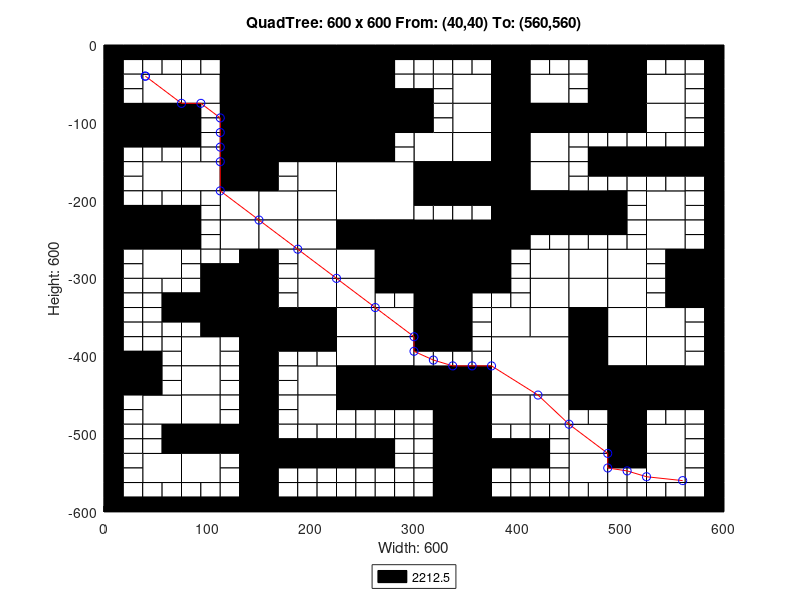

Reproduce this figure in MATLAB.
axis([0 600 -600 0]);
title('QuadTree: 600 x 600 From: (40,40) To: (560,560)');
xlabel('Width: 600');
ylabel('Height: 600');
rectangle('Position',[150 -75 75 75], 'FaceColor',[0 0 0]);
rectangle('Position',[150 -150 75 75], 'FaceColor',[0 0 0]);
rectangle('Position',[225 -225 75 75], 'FaceColor',[1 1 1]);
rectangle('Position',[300 -300 75 75], 'FaceColor',[0 0 0]);
rectangle('Position',[375 -450 75 75], 'FaceColor',[1 1 1]);
rectangle('Position',[37.5 -75 37.5 37.5], 'FaceColor',[1 1 1]);
rectangle('Position',[112.5 -37.5 37.5 37.5], 'FaceColor',[0 0 0]);
rectangle('Position',[75 -75 37.5 37.5], 'FaceColor',[1 1 1]);
rectangle('Position',[112.5 -75 37.5 37.5], 'FaceColor',[0 0 0]);
rectangle('Position',[0 -112.5 37.5 37.5], 'FaceColor',[0 0 0]);
rectangle('Position',[37.5 -112.5 37.5 37.5], 'FaceColor',[0 0 0]);
rectangle('Position',[112.5 -112.5 37.5 37.5], 'FaceColor',[0 0 0]);
rectangle('Position',[112.5 -150 37.5 37.5], 'FaceColor',[0 0 0]);
rectangle('Position',[225 -37.5 37.5 37.5], 'FaceColor',[0 0 0]);
rectangle('Position',[225 -75 37.5 37.5], 'FaceColor',[0 0 0]);
rectangle('Position',[225 -112.5 37.5 37.5], 'FaceColor',[0 0 0]);
rectangle('Position',[262.5 -112.5 37.5 37.5], 'FaceColor',[0 0 0]);
rectangle('Position',[225 -150 37.5 37.5], 'FaceColor',[0 0 0]);
rectangle('Position',[37.5 -187.5 37.5 37.5], 'FaceColor',[1 1 1]);
rectangle('Position',[75 -187.5 37.5 37.5], 'FaceColor',[1 1 1]);
rectangle('Position',[112.5 -187.5 37.5 37.5], 'FaceColor',[0 0 0]);
rectangle('Position',[112.5 -225 37.5 37.5], 'FaceColor',[1 1 1]);
rectangle('Position',[0 -262.5 37.5 37.5], 'FaceColor',[0 0 0]);
rectangle('Position',[37.5 -262.5 37.5 37.5], 'FaceColor',[0 0 0]);
rectangle('Position',[37.5 -300 37.5 37.5], 'FaceColor',[1 1 1]);
rectangle('Position',[112.5 -262.5 37.5 37.5], 'FaceColor',[1 1 1]);
rectangle('Position',[187.5 -187.5 37.5 37.5], 'FaceColor',[1 1 1]);
rectangle('Position',[150 -225 37.5 37.5], 'FaceColor',[1 1 1]);
rectangle('Position',[187.5 -225 37.5 37.5], 'FaceColor',[1 1 1]);
rectangle('Position',[150 -262.5 37.5 37.5], 'FaceColor',[1 1 1]);
rectangle('Position',[187.5 -262.5 37.5 37.5], 'FaceColor',[1 1 1]);
rectangle('Position',[187.5 -300 37.5 37.5], 'FaceColor',[1 1 1]);
rectangle('Position',[225 -262.5 37.5 37.5], 'FaceColor',[0 0 0]);
rectangle('Position',[262.5 -262.5 37.5 37.5], 'FaceColor',[0 0 0]);
rectangle('Position',[225 -300 37.5 37.5], 'FaceColor',[1 1 1]);
rectangle('Position',[262.5 -300 37.5 37.5], 'FaceColor',[0 0 0]);
rectangle('Position',[337.5 -75 37.5 37.5], 'FaceColor',[1 1 1]);
rectangle('Position',[375 -37.5 37.5 37.5], 'FaceColor',[0 0 0]);
rectangle('Position',[375 -75 37.5 37.5], 'FaceColor',[0 0 0]);
rectangle('Position',[412.5 -75 37.5 37.5], 'FaceColor',[1 1 1]);
rectangle('Position',[337.5 -112.5 37.5 37.5], 'FaceColor',[1 1 1]);
rectangle('Position',[300 -150 37.5 37.5], 'FaceColor',[1 1 1]);
rectangle('Position',[337.5 -150 37.5 37.5], 'FaceColor',[1 1 1]);
rectangle('Position',[375 -112.5 37.5 37.5], 'FaceColor',[0 0 0]);
rectangle('Position',[412.5 -112.5 37.5 37.5], 'FaceColor',[0 0 0]);
rectangle('Position',[375 -150 37.5 37.5], 'FaceColor',[0 0 0]);
rectangle('Position',[412.5 -150 37.5 37.5], 'FaceColor',[1 1 1]);
rectangle('Position',[487.5 -37.5 37.5 37.5], 'FaceColor',[0 0 0]);
rectangle('Position',[487.5 -75 37.5 37.5], 'FaceColor',[0 0 0]);
rectangle('Position',[525 -75 37.5 37.5], 'FaceColor',[1 1 1]);
rectangle('Position',[450 -112.5 37.5 37.5], 'FaceColor',[0 0 0]);
rectangle('Position',[487.5 -112.5 37.5 37.5], 'FaceColor',[0 0 0]);
rectangle('Position',[525 -112.5 37.5 37.5], 'FaceColor',[1 1 1]);
rectangle('Position',[300 -187.5 37.5 37.5], 'FaceColor',[0 0 0]);
rectangle('Position',[337.5 -187.5 37.5 37.5], 'FaceColor',[0 0 0]);
rectangle('Position',[375 -187.5 37.5 37.5], 'FaceColor',[0 0 0]);
rectangle('Position',[412.5 -187.5 37.5 37.5], 'FaceColor',[1 1 1]);
rectangle('Position',[375 -225 37.5 37.5], 'FaceColor',[0 0 0]);
rectangle('Position',[412.5 -225 37.5 37.5], 'FaceColor',[0 0 0]);
rectangle('Position',[375 -262.5 37.5 37.5], 'FaceColor',[0 0 0]);
rectangle('Position',[412.5 -300 37.5 37.5], 'FaceColor',[1 1 1]);
rectangle('Position',[450 -225 37.5 37.5], 'FaceColor',[0 0 0]);
rectangle('Position',[525 -225 37.5 37.5], 'FaceColor',[1 1 1]);
rectangle('Position',[450 -300 37.5 37.5], 'FaceColor',[1 1 1]);
rectangle('Position',[487.5 -300 37.5 37.5], 'FaceColor',[1 1 1]);
rectangle('Position',[525 -262.5 37.5 37.5], 'FaceColor',[1 1 1]);
rectangle('Position',[562.5 -300 37.5 37.5], 'FaceColor',[0 0 0]);
rectangle('Position',[112.5 -337.5 37.5 37.5], 'FaceColor',[0 0 0]);
rectangle('Position',[112.5 -375 37.5 37.5], 'FaceColor',[0 0 0]);
rectangle('Position',[0 -450 37.5 37.5], 'FaceColor',[0 0 0]);
rectangle('Position',[75 -412.5 37.5 37.5], 'FaceColor',[1 1 1]);
rectangle('Position',[75 -450 37.5 37.5], 'FaceColor',[1 1 1]);
rectangle('Position',[187.5 -337.5 37.5 37.5], 'FaceColor',[1 1 1]);
rectangle('Position',[150 -375 37.5 37.5], 'FaceColor',[0 0 0]);
rectangle('Position',[187.5 -375 37.5 37.5], 'FaceColor',[0 0 0]);
rectangle('Position',[225 -337.5 37.5 37.5], 'FaceColor',[1 1 1]);
rectangle('Position',[225 -375 37.5 37.5], 'FaceColor',[1 1 1]);
rectangle('Position',[262.5 -375 37.5 37.5], 'FaceColor',[1 1 1]);
rectangle('Position',[187.5 -450 37.5 37.5], 'FaceColor',[1 1 1]);
rectangle('Position',[225 -412.5 37.5 37.5], 'FaceColor',[1 1 1]);
rectangle('Position',[262.5 -412.5 37.5 37.5], 'FaceColor',[1 1 1]);
rectangle('Position',[225 -450 37.5 37.5], 'FaceColor',[0 0 0]);
rectangle('Position',[262.5 -450 37.5 37.5], 'FaceColor',[0 0 0]);
rectangle('Position',[37.5 -487.5 37.5 37.5], 'FaceColor',[1 1 1]);
rectangle('Position',[75 -487.5 37.5 37.5], 'FaceColor',[1 1 1]);
rectangle('Position',[75 -525 37.5 37.5], 'FaceColor',[0 0 0]);
rectangle('Position',[112.5 -525 37.5 37.5], 'FaceColor',[0 0 0]);
rectangle('Position',[37.5 -562.5 37.5 37.5], 'FaceColor',[1 1 1]);
rectangle('Position',[75 -562.5 37.5 37.5], 'FaceColor',[1 1 1]);
rectangle('Position',[187.5 -487.5 37.5 37.5], 'FaceColor',[1 1 1]);
rectangle('Position',[300 -337.5 37.5 37.5], 'FaceColor',[0 0 0]);
rectangle('Position',[300 -375 37.5 37.5], 'FaceColor',[0 0 0]);
rectangle('Position',[412.5 -337.5 37.5 37.5], 'FaceColor',[1 1 1]);
rectangle('Position',[375 -375 37.5 37.5], 'FaceColor',[1 1 1]);
rectangle('Position',[412.5 -375 37.5 37.5], 'FaceColor',[1 1 1]);
rectangle('Position',[300 -450 37.5 37.5], 'FaceColor',[0 0 0]);
rectangle('Position',[337.5 -450 37.5 37.5], 'FaceColor',[0 0 0]);
rectangle('Position',[450 -337.5 37.5 37.5], 'FaceColor',[1 1 1]);
rectangle('Position',[487.5 -337.5 37.5 37.5], 'FaceColor',[1 1 1]);
rectangle('Position',[450 -375 37.5 37.5], 'FaceColor',[0 0 0]);
rectangle('Position',[487.5 -375 37.5 37.5], 'FaceColor',[1 1 1]);
rectangle('Position',[562.5 -337.5 37.5 37.5], 'FaceColor',[0 0 0]);
rectangle('Position',[525 -375 37.5 37.5], 'FaceColor',[1 1 1]);
rectangle('Position',[450 -412.5 37.5 37.5], 'FaceColor',[0 0 0]);
rectangle('Position',[487.5 -412.5 37.5 37.5], 'FaceColor',[1 1 1]);
rectangle('Position',[450 -450 37.5 37.5], 'FaceColor',[0 0 0]);
rectangle('Position',[487.5 -450 37.5 37.5], 'FaceColor',[0 0 0]);
rectangle('Position',[525 -412.5 37.5 37.5], 'FaceColor',[1 1 1]);
rectangle('Position',[525 -450 37.5 37.5], 'FaceColor',[0 0 0]);
rectangle('Position',[562.5 -450 37.5 37.5], 'FaceColor',[0 0 0]);
rectangle('Position',[337.5 -487.5 37.5 37.5], 'FaceColor',[0 0 0]);
rectangle('Position',[337.5 -525 37.5 37.5], 'FaceColor',[0 0 0]);
rectangle('Position',[375 -487.5 37.5 37.5], 'FaceColor',[1 1 1]);
rectangle('Position',[412.5 -487.5 37.5 37.5], 'FaceColor',[1 1 1]);
rectangle('Position',[337.5 -562.5 37.5 37.5], 'FaceColor',[0 0 0]);
rectangle('Position',[337.5 -600 37.5 37.5], 'FaceColor',[0 0 0]);
rectangle('Position',[487.5 -487.5 37.5 37.5], 'FaceColor',[0 0 0]);
rectangle('Position',[450 -525 37.5 37.5], 'FaceColor',[1 1 1]);
rectangle('Position',[487.5 -525 37.5 37.5], 'FaceColor',[0 0 0]);
rectangle('Position',[525 -525 37.5 37.5], 'FaceColor',[1 1 1]);
rectangle('Position',[450 -562.5 37.5 37.5], 'FaceColor',[1 1 1]);
rectangle('Position',[525 -562.5 37.5 37.5], 'FaceColor',[1 1 1]);
rectangle('Position',[0 -18.75 18.75 18.75], 'FaceColor',[0 0 0]);
rectangle('Position',[18.75 -18.75 18.75 18.75], 'FaceColor',[0 0 0]);
rectangle('Position',[0 -37.5 18.75 18.75], 'FaceColor',[0 0 0]);
rectangle('Position',[18.75 -37.5 18.75 18.75], 'FaceColor',[1 1 1]);
rectangle('Position',[37.5 -18.75 18.75 18.75], 'FaceColor',[0 0 0]);
rectangle('Position',[56.25 -18.75 18.75 18.75], 'FaceColor',[0 0 0]);
rectangle('Position',[37.5 -37.5 18.75 18.75], 'FaceColor',[1 1 1]);
rectangle('Position',[56.25 -37.5 18.75 18.75], 'FaceColor',[1 1 1]);
rectangle('Position',[0 -56.25 18.75 18.75], 'FaceColor',[0 0 0]);
rectangle('Position',[18.75 -56.25 18.75 18.75], 'FaceColor',[1 1 1]);
rectangle('Position',[0 -75 18.75 18.75], 'FaceColor',[0 0 0]);
rectangle('Position',[18.75 -75 18.75 18.75], 'FaceColor',[1 1 1]);
rectangle('Position',[75 -18.75 18.75 18.75], 'FaceColor',[0 0 0]);
rectangle('Position',[93.75 -18.75 18.75 18.75], 'FaceColor',[0 0 0]);
rectangle('Position',[75 -37.5 18.75 18.75], 'FaceColor',[1 1 1]);
rectangle('Position',[93.75 -37.5 18.75 18.75], 'FaceColor',[1 1 1]);
rectangle('Position',[0 -131.25 18.75 18.75], 'FaceColor',[0 0 0]);
rectangle('Position',[18.75 -131.25 18.75 18.75], 'FaceColor',[0 0 0]);
rectangle('Position',[0 -150 18.75 18.75], 'FaceColor',[0 0 0]);
rectangle('Position',[18.75 -150 18.75 18.75], 'FaceColor',[1 1 1]);
rectangle('Position',[37.5 -131.25 18.75 18.75], 'FaceColor',[0 0 0]);
rectangle('Position',[56.25 -131.25 18.75 18.75], 'FaceColor',[0 0 0]);
rectangle('Position',[37.5 -150 18.75 18.75], 'FaceColor',[1 1 1]);
rectangle('Position',[56.25 -150 18.75 18.75], 'FaceColor',[1 1 1]);
rectangle('Position',[75 -93.75 18.75 18.75], 'FaceColor',[0 0 0]);
rectangle('Position',[93.75 -93.75 18.75 18.75], 'FaceColor',[1 1 1]);
rectangle('Position',[75 -112.5 18.75 18.75], 'FaceColor',[0 0 0]);
rectangle('Position',[93.75 -112.5 18.75 18.75], 'FaceColor',[1 1 1]);
rectangle('Position',[75 -131.25 18.75 18.75], 'FaceColor',[0 0 0]);
rectangle('Position',[93.75 -131.25 18.75 18.75], 'FaceColor',[1 1 1]);
rectangle('Position',[75 -150 18.75 18.75], 'FaceColor',[1 1 1]);
rectangle('Position',[93.75 -150 18.75 18.75], 'FaceColor',[1 1 1]);
rectangle('Position',[262.5 -18.75 18.75 18.75], 'FaceColor',[0 0 0]);
rectangle('Position',[281.25 -18.75 18.75 18.75], 'FaceColor',[0 0 0]);
rectangle('Position',[262.5 -37.5 18.75 18.75], 'FaceColor',[0 0 0]);
rectangle('Position',[281.25 -37.5 18.75 18.75], 'FaceColor',[1 1 1]);
rectangle('Position',[262.5 -56.25 18.75 18.75], 'FaceColor',[0 0 0]);
rectangle('Position',[281.25 -56.25 18.75 18.75], 'FaceColor',[1 1 1]);
rectangle('Position',[262.5 -75 18.75 18.75], 'FaceColor',[0 0 0]);
rectangle('Position',[281.25 -75 18.75 18.75], 'FaceColor',[0 0 0]);
rectangle('Position',[262.5 -131.25 18.75 18.75], 'FaceColor',[0 0 0]);
rectangle('Position',[281.25 -131.25 18.75 18.75], 'FaceColor',[1 1 1]);
rectangle('Position',[262.5 -150 18.75 18.75], 'FaceColor',[0 0 0]);
rectangle('Position',[281.25 -150 18.75 18.75], 'FaceColor',[1 1 1]);
rectangle('Position',[0 -168.75 18.75 18.75], 'FaceColor',[0 0 0]);
rectangle('Position',[18.75 -168.75 18.75 18.75], 'FaceColor',[1 1 1]);
rectangle('Position',[0 -187.5 18.75 18.75], 'FaceColor',[0 0 0]);
rectangle('Position',[18.75 -187.5 18.75 18.75], 'FaceColor',[1 1 1]);
rectangle('Position',[0 -206.25 18.75 18.75], 'FaceColor',[0 0 0]);
rectangle('Position',[18.75 -206.25 18.75 18.75], 'FaceColor',[1 1 1]);
rectangle('Position',[0 -225 18.75 18.75], 'FaceColor',[0 0 0]);
rectangle('Position',[18.75 -225 18.75 18.75], 'FaceColor',[0 0 0]);
rectangle('Position',[37.5 -206.25 18.75 18.75], 'FaceColor',[1 1 1]);
rectangle('Position',[56.25 -206.25 18.75 18.75], 'FaceColor',[1 1 1]);
rectangle('Position',[37.5 -225 18.75 18.75], 'FaceColor',[0 0 0]);
rectangle('Position',[56.25 -225 18.75 18.75], 'FaceColor',[0 0 0]);
rectangle('Position',[75 -206.25 18.75 18.75], 'FaceColor',[1 1 1]);
rectangle('Position',[93.75 -206.25 18.75 18.75], 'FaceColor',[1 1 1]);
rectangle('Position',[75 -225 18.75 18.75], 'FaceColor',[0 0 0]);
rectangle('Position',[93.75 -225 18.75 18.75], 'FaceColor',[1 1 1]);
rectangle('Position',[0 -281.25 18.75 18.75], 'FaceColor',[0 0 0]);
rectangle('Position',[18.75 -281.25 18.75 18.75], 'FaceColor',[1 1 1]);
rectangle('Position',[0 -300 18.75 18.75], 'FaceColor',[0 0 0]);
rectangle('Position',[18.75 -300 18.75 18.75], 'FaceColor',[1 1 1]);
rectangle('Position',[75 -243.75 18.75 18.75], 'FaceColor',[0 0 0]);
rectangle('Position',[93.75 -243.75 18.75 18.75], 'FaceColor',[1 1 1]);
rectangle('Position',[75 -262.5 18.75 18.75], 'FaceColor',[0 0 0]);
rectangle('Position',[93.75 -262.5 18.75 18.75], 'FaceColor',[1 1 1]);
rectangle('Position',[75 -281.25 18.75 18.75], 'FaceColor',[1 1 1]);
rectangle('Position',[93.75 -281.25 18.75 18.75], 'FaceColor',[1 1 1]);
rectangle('Position',[75 -300 18.75 18.75], 'FaceColor',[1 1 1]);
rectangle('Position',[93.75 -300 18.75 18.75], 'FaceColor',[0 0 0]);
rectangle('Position',[112.5 -281.25 18.75 18.75], 'FaceColor',[1 1 1]);
rectangle('Position',[131.25 -281.25 18.75 18.75], 'FaceColor',[0 0 0]);
rectangle('Position',[112.5 -300 18.75 18.75], 'FaceColor',[0 0 0]);
rectangle('Position',[131.25 -300 18.75 18.75], 'FaceColor',[0 0 0]);
rectangle('Position',[150 -168.75 18.75 18.75], 'FaceColor',[0 0 0]);
rectangle('Position',[168.75 -168.75 18.75 18.75], 'FaceColor',[1 1 1]);
rectangle('Position',[150 -187.5 18.75 18.75], 'FaceColor',[0 0 0]);
rectangle('Position',[168.75 -187.5 18.75 18.75], 'FaceColor',[1 1 1]);
rectangle('Position',[150 -281.25 18.75 18.75], 'FaceColor',[0 0 0]);
rectangle('Position',[168.75 -281.25 18.75 18.75], 'FaceColor',[1 1 1]);
rectangle('Position',[150 -300 18.75 18.75], 'FaceColor',[0 0 0]);
rectangle('Position',[168.75 -300 18.75 18.75], 'FaceColor',[1 1 1]);
rectangle('Position',[300 -18.75 18.75 18.75], 'FaceColor',[0 0 0]);
rectangle('Position',[318.75 -18.75 18.75 18.75], 'FaceColor',[0 0 0]);
rectangle('Position',[300 -37.5 18.75 18.75], 'FaceColor',[1 1 1]);
rectangle('Position',[318.75 -37.5 18.75 18.75], 'FaceColor',[1 1 1]);
rectangle('Position',[337.5 -18.75 18.75 18.75], 'FaceColor',[0 0 0]);
rectangle('Position',[356.25 -18.75 18.75 18.75], 'FaceColor',[0 0 0]);
rectangle('Position',[337.5 -37.5 18.75 18.75], 'FaceColor',[1 1 1]);
rectangle('Position',[356.25 -37.5 18.75 18.75], 'FaceColor',[1 1 1]);
rectangle('Position',[300 -56.25 18.75 18.75], 'FaceColor',[1 1 1]);
rectangle('Position',[318.75 -56.25 18.75 18.75], 'FaceColor',[1 1 1]);
rectangle('Position',[300 -75 18.75 18.75], 'FaceColor',[0 0 0]);
rectangle('Position',[318.75 -75 18.75 18.75], 'FaceColor',[1 1 1]);
rectangle('Position',[412.5 -18.75 18.75 18.75], 'FaceColor',[0 0 0]);
rectangle('Position',[431.25 -18.75 18.75 18.75], 'FaceColor',[0 0 0]);
rectangle('Position',[412.5 -37.5 18.75 18.75], 'FaceColor',[1 1 1]);
rectangle('Position',[431.25 -37.5 18.75 18.75], 'FaceColor',[1 1 1]);
rectangle('Position',[300 -93.75 18.75 18.75], 'FaceColor',[0 0 0]);
rectangle('Position',[318.75 -93.75 18.75 18.75], 'FaceColor',[1 1 1]);
rectangle('Position',[300 -112.5 18.75 18.75], 'FaceColor',[0 0 0]);
rectangle('Position',[318.75 -112.5 18.75 18.75], 'FaceColor',[1 1 1]);
rectangle('Position',[450 -18.75 18.75 18.75], 'FaceColor',[0 0 0]);
rectangle('Position',[468.75 -18.75 18.75 18.75], 'FaceColor',[0 0 0]);
rectangle('Position',[450 -37.5 18.75 18.75], 'FaceColor',[1 1 1]);
rectangle('Position',[468.75 -37.5 18.75 18.75], 'FaceColor',[0 0 0]);
rectangle('Position',[450 -56.25 18.75 18.75], 'FaceColor',[1 1 1]);
rectangle('Position',[468.75 -56.25 18.75 18.75], 'FaceColor',[0 0 0]);
rectangle('Position',[450 -75 18.75 18.75], 'FaceColor',[1 1 1]);
rectangle('Position',[468.75 -75 18.75 18.75], 'FaceColor',[0 0 0]);
rectangle('Position',[525 -18.75 18.75 18.75], 'FaceColor',[0 0 0]);
rectangle('Position',[543.75 -18.75 18.75 18.75], 'FaceColor',[0 0 0]);
rectangle('Position',[525 -37.5 18.75 18.75], 'FaceColor',[1 1 1]);
rectangle('Position',[543.75 -37.5 18.75 18.75], 'FaceColor',[1 1 1]);
rectangle('Position',[562.5 -18.75 18.75 18.75], 'FaceColor',[0 0 0]);
rectangle('Position',[581.25 -18.75 18.75 18.75], 'FaceColor',[0 0 0]);
rectangle('Position',[562.5 -37.5 18.75 18.75], 'FaceColor',[1 1 1]);
rectangle('Position',[581.25 -37.5 18.75 18.75], 'FaceColor',[0 0 0]);
rectangle('Position',[562.5 -56.25 18.75 18.75], 'FaceColor',[1 1 1]);
rectangle('Position',[581.25 -56.25 18.75 18.75], 'FaceColor',[0 0 0]);
rectangle('Position',[562.5 -75 18.75 18.75], 'FaceColor',[1 1 1]);
rectangle('Position',[581.25 -75 18.75 18.75], 'FaceColor',[0 0 0]);
rectangle('Position',[450 -131.25 18.75 18.75], 'FaceColor',[1 1 1]);
rectangle('Position',[468.75 -131.25 18.75 18.75], 'FaceColor',[1 1 1]);
rectangle('Position',[450 -150 18.75 18.75], 'FaceColor',[1 1 1]);
rectangle('Position',[468.75 -150 18.75 18.75], 'FaceColor',[0 0 0]);
rectangle('Position',[487.5 -131.25 18.75 18.75], 'FaceColor',[1 1 1]);
rectangle('Position',[506.25 -131.25 18.75 18.75], 'FaceColor',[1 1 1]);
rectangle('Position',[487.5 -150 18.75 18.75], 'FaceColor',[0 0 0]);
rectangle('Position',[506.25 -150 18.75 18.75], 'FaceColor',[0 0 0]);
rectangle('Position',[562.5 -93.75 18.75 18.75], 'FaceColor',[1 1 1]);
rectangle('Position',[581.25 -93.75 18.75 18.75], 'FaceColor',[0 0 0]);
rectangle('Position',[562.5 -112.5 18.75 18.75], 'FaceColor',[1 1 1]);
rectangle('Position',[581.25 -112.5 18.75 18.75], 'FaceColor',[0 0 0]);
rectangle('Position',[525 -131.25 18.75 18.75], 'FaceColor',[1 1 1]);
rectangle('Position',[543.75 -131.25 18.75 18.75], 'FaceColor',[1 1 1]);
rectangle('Position',[525 -150 18.75 18.75], 'FaceColor',[0 0 0]);
rectangle('Position',[543.75 -150 18.75 18.75], 'FaceColor',[0 0 0]);
rectangle('Position',[562.5 -131.25 18.75 18.75], 'FaceColor',[1 1 1]);
rectangle('Position',[581.25 -131.25 18.75 18.75], 'FaceColor',[0 0 0]);
rectangle('Position',[562.5 -150 18.75 18.75], 'FaceColor',[0 0 0]);
rectangle('Position',[581.25 -150 18.75 18.75], 'FaceColor',[0 0 0]);
rectangle('Position',[300 -206.25 18.75 18.75], 'FaceColor',[0 0 0]);
rectangle('Position',[318.75 -206.25 18.75 18.75], 'FaceColor',[0 0 0]);
rectangle('Position',[300 -225 18.75 18.75], 'FaceColor',[1 1 1]);
rectangle('Position',[318.75 -225 18.75 18.75], 'FaceColor',[1 1 1]);
rectangle('Position',[337.5 -206.25 18.75 18.75], 'FaceColor',[0 0 0]);
rectangle('Position',[356.25 -206.25 18.75 18.75], 'FaceColor',[0 0 0]);
rectangle('Position',[337.5 -225 18.75 18.75], 'FaceColor',[1 1 1]);
rectangle('Position',[356.25 -225 18.75 18.75], 'FaceColor',[1 1 1]);
rectangle('Position',[412.5 -243.75 18.75 18.75], 'FaceColor',[0 0 0]);
rectangle('Position',[431.25 -243.75 18.75 18.75], 'FaceColor',[0 0 0]);
rectangle('Position',[412.5 -262.5 18.75 18.75], 'FaceColor',[1 1 1]);
rectangle('Position',[431.25 -262.5 18.75 18.75], 'FaceColor',[1 1 1]);
rectangle('Position',[375 -281.25 18.75 18.75], 'FaceColor',[0 0 0]);
rectangle('Position',[393.75 -281.25 18.75 18.75], 'FaceColor',[1 1 1]);
rectangle('Position',[375 -300 18.75 18.75], 'FaceColor',[0 0 0]);
rectangle('Position',[393.75 -300 18.75 18.75], 'FaceColor',[1 1 1]);
rectangle('Position',[450 -168.75 18.75 18.75], 'FaceColor',[1 1 1]);
rectangle('Position',[468.75 -168.75 18.75 18.75], 'FaceColor',[0 0 0]);
rectangle('Position',[450 -187.5 18.75 18.75], 'FaceColor',[1 1 1]);
rectangle('Position',[468.75 -187.5 18.75 18.75], 'FaceColor',[1 1 1]);
rectangle('Position',[487.5 -168.75 18.75 18.75], 'FaceColor',[0 0 0]);
rectangle('Position',[506.25 -168.75 18.75 18.75], 'FaceColor',[0 0 0]);
rectangle('Position',[487.5 -187.5 18.75 18.75], 'FaceColor',[1 1 1]);
rectangle('Position',[506.25 -187.5 18.75 18.75], 'FaceColor',[1 1 1]);
rectangle('Position',[487.5 -206.25 18.75 18.75], 'FaceColor',[0 0 0]);
rectangle('Position',[506.25 -206.25 18.75 18.75], 'FaceColor',[1 1 1]);
rectangle('Position',[487.5 -225 18.75 18.75], 'FaceColor',[0 0 0]);
rectangle('Position',[506.25 -225 18.75 18.75], 'FaceColor',[1 1 1]);
rectangle('Position',[525 -168.75 18.75 18.75], 'FaceColor',[0 0 0]);
rectangle('Position',[543.75 -168.75 18.75 18.75], 'FaceColor',[0 0 0]);
rectangle('Position',[525 -187.5 18.75 18.75], 'FaceColor',[1 1 1]);
rectangle('Position',[543.75 -187.5 18.75 18.75], 'FaceColor',[1 1 1]);
rectangle('Position',[562.5 -168.75 18.75 18.75], 'FaceColor',[0 0 0]);
rectangle('Position',[581.25 -168.75 18.75 18.75], 'FaceColor',[0 0 0]);
rectangle('Position',[562.5 -187.5 18.75 18.75], 'FaceColor',[1 1 1]);
rectangle('Position',[581.25 -187.5 18.75 18.75], 'FaceColor',[0 0 0]);
rectangle('Position',[562.5 -206.25 18.75 18.75], 'FaceColor',[1 1 1]);
rectangle('Position',[581.25 -206.25 18.75 18.75], 'FaceColor',[0 0 0]);
rectangle('Position',[562.5 -225 18.75 18.75], 'FaceColor',[1 1 1]);
rectangle('Position',[581.25 -225 18.75 18.75], 'FaceColor',[0 0 0]);
rectangle('Position',[450 -243.75 18.75 18.75], 'FaceColor',[0 0 0]);
rectangle('Position',[468.75 -243.75 18.75 18.75], 'FaceColor',[0 0 0]);
rectangle('Position',[450 -262.5 18.75 18.75], 'FaceColor',[1 1 1]);
rectangle('Position',[468.75 -262.5 18.75 18.75], 'FaceColor',[1 1 1]);
rectangle('Position',[487.5 -243.75 18.75 18.75], 'FaceColor',[0 0 0]);
rectangle('Position',[506.25 -243.75 18.75 18.75], 'FaceColor',[1 1 1]);
rectangle('Position',[487.5 -262.5 18.75 18.75], 'FaceColor',[1 1 1]);
rectangle('Position',[506.25 -262.5 18.75 18.75], 'FaceColor',[1 1 1]);
rectangle('Position',[562.5 -243.75 18.75 18.75], 'FaceColor',[1 1 1]);
rectangle('Position',[581.25 -243.75 18.75 18.75], 'FaceColor',[0 0 0]);
rectangle('Position',[562.5 -262.5 18.75 18.75], 'FaceColor',[1 1 1]);
rectangle('Position',[581.25 -262.5 18.75 18.75], 'FaceColor',[0 0 0]);
rectangle('Position',[525 -281.25 18.75 18.75], 'FaceColor',[1 1 1]);
rectangle('Position',[543.75 -281.25 18.75 18.75], 'FaceColor',[0 0 0]);
rectangle('Position',[525 -300 18.75 18.75], 'FaceColor',[1 1 1]);
rectangle('Position',[543.75 -300 18.75 18.75], 'FaceColor',[0 0 0]);
rectangle('Position',[0 -318.75 18.75 18.75], 'FaceColor',[0 0 0]);
rectangle('Position',[18.75 -318.75 18.75 18.75], 'FaceColor',[1 1 1]);
rectangle('Position',[0 -337.5 18.75 18.75], 'FaceColor',[0 0 0]);
rectangle('Position',[18.75 -337.5 18.75 18.75], 'FaceColor',[1 1 1]);
rectangle('Position',[37.5 -318.75 18.75 18.75], 'FaceColor',[1 1 1]);
rectangle('Position',[56.25 -318.75 18.75 18.75], 'FaceColor',[1 1 1]);
rectangle('Position',[37.5 -337.5 18.75 18.75], 'FaceColor',[1 1 1]);
rectangle('Position',[56.25 -337.5 18.75 18.75], 'FaceColor',[0 0 0]);
rectangle('Position',[0 -356.25 18.75 18.75], 'FaceColor',[0 0 0]);
rectangle('Position',[18.75 -356.25 18.75 18.75], 'FaceColor',[1 1 1]);
rectangle('Position',[0 -375 18.75 18.75], 'FaceColor',[0 0 0]);
rectangle('Position',[18.75 -375 18.75 18.75], 'FaceColor',[1 1 1]);
rectangle('Position',[37.5 -356.25 18.75 18.75], 'FaceColor',[1 1 1]);
rectangle('Position',[56.25 -356.25 18.75 18.75], 'FaceColor',[0 0 0]);
rectangle('Position',[37.5 -375 18.75 18.75], 'FaceColor',[1 1 1]);
rectangle('Position',[56.25 -375 18.75 18.75], 'FaceColor',[1 1 1]);
rectangle('Position',[75 -318.75 18.75 18.75], 'FaceColor',[1 1 1]);
rectangle('Position',[93.75 -318.75 18.75 18.75], 'FaceColor',[0 0 0]);
rectangle('Position',[75 -337.5 18.75 18.75], 'FaceColor',[0 0 0]);
rectangle('Position',[93.75 -337.5 18.75 18.75], 'FaceColor',[0 0 0]);
rectangle('Position',[75 -356.25 18.75 18.75], 'FaceColor',[0 0 0]);
rectangle('Position',[93.75 -356.25 18.75 18.75], 'FaceColor',[0 0 0]);
rectangle('Position',[75 -375 18.75 18.75], 'FaceColor',[1 1 1]);
rectangle('Position',[93.75 -375 18.75 18.75], 'FaceColor',[0 0 0]);
rectangle('Position',[0 -393.75 18.75 18.75], 'FaceColor',[0 0 0]);
rectangle('Position',[18.75 -393.75 18.75 18.75], 'FaceColor',[1 1 1]);
rectangle('Position',[0 -412.5 18.75 18.75], 'FaceColor',[0 0 0]);
rectangle('Position',[18.75 -412.5 18.75 18.75], 'FaceColor',[0 0 0]);
rectangle('Position',[37.5 -393.75 18.75 18.75], 'FaceColor',[1 1 1]);
rectangle('Position',[56.25 -393.75 18.75 18.75], 'FaceColor',[1 1 1]);
rectangle('Position',[37.5 -412.5 18.75 18.75], 'FaceColor',[0 0 0]);
rectangle('Position',[56.25 -412.5 18.75 18.75], 'FaceColor',[1 1 1]);
rectangle('Position',[37.5 -431.25 18.75 18.75], 'FaceColor',[0 0 0]);
rectangle('Position',[56.25 -431.25 18.75 18.75], 'FaceColor',[1 1 1]);
rectangle('Position',[37.5 -450 18.75 18.75], 'FaceColor',[0 0 0]);
rectangle('Position',[56.25 -450 18.75 18.75], 'FaceColor',[1 1 1]);
rectangle('Position',[112.5 -393.75 18.75 18.75], 'FaceColor',[1 1 1]);
rectangle('Position',[131.25 -393.75 18.75 18.75], 'FaceColor',[0 0 0]);
rectangle('Position',[112.5 -412.5 18.75 18.75], 'FaceColor',[1 1 1]);
rectangle('Position',[131.25 -412.5 18.75 18.75], 'FaceColor',[0 0 0]);
rectangle('Position',[112.5 -431.25 18.75 18.75], 'FaceColor',[1 1 1]);
rectangle('Position',[131.25 -431.25 18.75 18.75], 'FaceColor',[0 0 0]);
rectangle('Position',[112.5 -450 18.75 18.75], 'FaceColor',[1 1 1]);
rectangle('Position',[131.25 -450 18.75 18.75], 'FaceColor',[0 0 0]);
rectangle('Position',[150 -318.75 18.75 18.75], 'FaceColor',[0 0 0]);
rectangle('Position',[168.75 -318.75 18.75 18.75], 'FaceColor',[1 1 1]);
rectangle('Position',[150 -337.5 18.75 18.75], 'FaceColor',[0 0 0]);
rectangle('Position',[168.75 -337.5 18.75 18.75], 'FaceColor',[1 1 1]);
rectangle('Position',[262.5 -318.75 18.75 18.75], 'FaceColor',[0 0 0]);
rectangle('Position',[281.25 -318.75 18.75 18.75], 'FaceColor',[0 0 0]);
rectangle('Position',[262.5 -337.5 18.75 18.75], 'FaceColor',[1 1 1]);
rectangle('Position',[281.25 -337.5 18.75 18.75], 'FaceColor',[1 1 1]);
rectangle('Position',[150 -393.75 18.75 18.75], 'FaceColor',[0 0 0]);
rectangle('Position',[168.75 -393.75 18.75 18.75], 'FaceColor',[0 0 0]);
rectangle('Position',[150 -412.5 18.75 18.75], 'FaceColor',[0 0 0]);
rectangle('Position',[168.75 -412.5 18.75 18.75], 'FaceColor',[1 1 1]);
rectangle('Position',[187.5 -393.75 18.75 18.75], 'FaceColor',[0 0 0]);
rectangle('Position',[206.25 -393.75 18.75 18.75], 'FaceColor',[0 0 0]);
rectangle('Position',[187.5 -412.5 18.75 18.75], 'FaceColor',[1 1 1]);
rectangle('Position',[206.25 -412.5 18.75 18.75], 'FaceColor',[1 1 1]);
rectangle('Position',[150 -431.25 18.75 18.75], 'FaceColor',[0 0 0]);
rectangle('Position',[168.75 -431.25 18.75 18.75], 'FaceColor',[1 1 1]);
rectangle('Position',[150 -450 18.75 18.75], 'FaceColor',[0 0 0]);
rectangle('Position',[168.75 -450 18.75 18.75], 'FaceColor',[1 1 1]);
rectangle('Position',[0 -468.75 18.75 18.75], 'FaceColor',[0 0 0]);
rectangle('Position',[18.75 -468.75 18.75 18.75], 'FaceColor',[1 1 1]);
rectangle('Position',[0 -487.5 18.75 18.75], 'FaceColor',[0 0 0]);
rectangle('Position',[18.75 -487.5 18.75 18.75], 'FaceColor',[1 1 1]);
rectangle('Position',[0 -506.25 18.75 18.75], 'FaceColor',[0 0 0]);
rectangle('Position',[18.75 -506.25 18.75 18.75], 'FaceColor',[1 1 1]);
rectangle('Position',[0 -525 18.75 18.75], 'FaceColor',[0 0 0]);
rectangle('Position',[18.75 -525 18.75 18.75], 'FaceColor',[1 1 1]);
rectangle('Position',[37.5 -506.25 18.75 18.75], 'FaceColor',[1 1 1]);
rectangle('Position',[56.25 -506.25 18.75 18.75], 'FaceColor',[0 0 0]);
rectangle('Position',[37.5 -525 18.75 18.75], 'FaceColor',[1 1 1]);
rectangle('Position',[56.25 -525 18.75 18.75], 'FaceColor',[0 0 0]);
rectangle('Position',[112.5 -468.75 18.75 18.75], 'FaceColor',[1 1 1]);
rectangle('Position',[131.25 -468.75 18.75 18.75], 'FaceColor',[0 0 0]);
rectangle('Position',[112.5 -487.5 18.75 18.75], 'FaceColor',[1 1 1]);
rectangle('Position',[131.25 -487.5 18.75 18.75], 'FaceColor',[0 0 0]);
rectangle('Position',[0 -543.75 18.75 18.75], 'FaceColor',[0 0 0]);
rectangle('Position',[18.75 -543.75 18.75 18.75], 'FaceColor',[1 1 1]);
rectangle('Position',[0 -562.5 18.75 18.75], 'FaceColor',[0 0 0]);
rectangle('Position',[18.75 -562.5 18.75 18.75], 'FaceColor',[1 1 1]);
rectangle('Position',[0 -581.25 18.75 18.75], 'FaceColor',[0 0 0]);
rectangle('Position',[18.75 -581.25 18.75 18.75], 'FaceColor',[1 1 1]);
rectangle('Position',[0 -600 18.75 18.75], 'FaceColor',[0 0 0]);
rectangle('Position',[18.75 -600 18.75 18.75], 'FaceColor',[0 0 0]);
rectangle('Position',[37.5 -581.25 18.75 18.75], 'FaceColor',[1 1 1]);
rectangle('Position',[56.25 -581.25 18.75 18.75], 'FaceColor',[1 1 1]);
rectangle('Position',[37.5 -600 18.75 18.75], 'FaceColor',[0 0 0]);
rectangle('Position',[56.25 -600 18.75 18.75], 'FaceColor',[0 0 0]);
rectangle('Position',[112.5 -543.75 18.75 18.75], 'FaceColor',[1 1 1]);
rectangle('Position',[131.25 -543.75 18.75 18.75], 'FaceColor',[0 0 0]);
rectangle('Position',[112.5 -562.5 18.75 18.75], 'FaceColor',[1 1 1]);
rectangle('Position',[131.25 -562.5 18.75 18.75], 'FaceColor',[0 0 0]);
rectangle('Position',[75 -581.25 18.75 18.75], 'FaceColor',[1 1 1]);
rectangle('Position',[93.75 -581.25 18.75 18.75], 'FaceColor',[1 1 1]);
rectangle('Position',[75 -600 18.75 18.75], 'FaceColor',[0 0 0]);
rectangle('Position',[93.75 -600 18.75 18.75], 'FaceColor',[0 0 0]);
rectangle('Position',[112.5 -581.25 18.75 18.75], 'FaceColor',[1 1 1]);
rectangle('Position',[131.25 -581.25 18.75 18.75], 'FaceColor',[0 0 0]);
rectangle('Position',[112.5 -600 18.75 18.75], 'FaceColor',[0 0 0]);
rectangle('Position',[131.25 -600 18.75 18.75], 'FaceColor',[0 0 0]);
rectangle('Position',[150 -468.75 18.75 18.75], 'FaceColor',[0 0 0]);
rectangle('Position',[168.75 -468.75 18.75 18.75], 'FaceColor',[1 1 1]);
rectangle('Position',[150 -487.5 18.75 18.75], 'FaceColor',[0 0 0]);
rectangle('Position',[168.75 -487.5 18.75 18.75], 'FaceColor',[1 1 1]);
rectangle('Position',[150 -506.25 18.75 18.75], 'FaceColor',[0 0 0]);
rectangle('Position',[168.75 -506.25 18.75 18.75], 'FaceColor',[1 1 1]);
rectangle('Position',[150 -525 18.75 18.75], 'FaceColor',[0 0 0]);
rectangle('Position',[168.75 -525 18.75 18.75], 'FaceColor',[0 0 0]);
rectangle('Position',[187.5 -506.25 18.75 18.75], 'FaceColor',[1 1 1]);
rectangle('Position',[206.25 -506.25 18.75 18.75], 'FaceColor',[1 1 1]);
rectangle('Position',[187.5 -525 18.75 18.75], 'FaceColor',[0 0 0]);
rectangle('Position',[206.25 -525 18.75 18.75], 'FaceColor',[0 0 0]);
rectangle('Position',[225 -468.75 18.75 18.75], 'FaceColor',[0 0 0]);
rectangle('Position',[243.75 -468.75 18.75 18.75], 'FaceColor',[0 0 0]);
rectangle('Position',[225 -487.5 18.75 18.75], 'FaceColor',[1 1 1]);
rectangle('Position',[243.75 -487.5 18.75 18.75], 'FaceColor',[1 1 1]);
rectangle('Position',[262.5 -468.75 18.75 18.75], 'FaceColor',[0 0 0]);
rectangle('Position',[281.25 -468.75 18.75 18.75], 'FaceColor',[0 0 0]);
rectangle('Position',[262.5 -487.5 18.75 18.75], 'FaceColor',[1 1 1]);
rectangle('Position',[281.25 -487.5 18.75 18.75], 'FaceColor',[1 1 1]);
rectangle('Position',[225 -506.25 18.75 18.75], 'FaceColor',[1 1 1]);
rectangle('Position',[243.75 -506.25 18.75 18.75], 'FaceColor',[1 1 1]);
rectangle('Position',[225 -525 18.75 18.75], 'FaceColor',[0 0 0]);
rectangle('Position',[243.75 -525 18.75 18.75], 'FaceColor',[0 0 0]);
rectangle('Position',[262.5 -506.25 18.75 18.75], 'FaceColor',[1 1 1]);
rectangle('Position',[281.25 -506.25 18.75 18.75], 'FaceColor',[1 1 1]);
rectangle('Position',[262.5 -525 18.75 18.75], 'FaceColor',[0 0 0]);
rectangle('Position',[281.25 -525 18.75 18.75], 'FaceColor',[1 1 1]);
rectangle('Position',[150 -543.75 18.75 18.75], 'FaceColor',[0 0 0]);
rectangle('Position',[168.75 -543.75 18.75 18.75], 'FaceColor',[0 0 0]);
rectangle('Position',[150 -562.5 18.75 18.75], 'FaceColor',[0 0 0]);
rectangle('Position',[168.75 -562.5 18.75 18.75], 'FaceColor',[1 1 1]);
rectangle('Position',[187.5 -543.75 18.75 18.75], 'FaceColor',[0 0 0]);
rectangle('Position',[206.25 -543.75 18.75 18.75], 'FaceColor',[0 0 0]);
rectangle('Position',[187.5 -562.5 18.75 18.75], 'FaceColor',[1 1 1]);
rectangle('Position',[206.25 -562.5 18.75 18.75], 'FaceColor',[1 1 1]);
rectangle('Position',[150 -581.25 18.75 18.75], 'FaceColor',[0 0 0]);
rectangle('Position',[168.75 -581.25 18.75 18.75], 'FaceColor',[1 1 1]);
rectangle('Position',[150 -600 18.75 18.75], 'FaceColor',[0 0 0]);
rectangle('Position',[168.75 -600 18.75 18.75], 'FaceColor',[0 0 0]);
rectangle('Position',[187.5 -581.25 18.75 18.75], 'FaceColor',[1 1 1]);
rectangle('Position',[206.25 -581.25 18.75 18.75], 'FaceColor',[1 1 1]);
rectangle('Position',[187.5 -600 18.75 18.75], 'FaceColor',[0 0 0]);
rectangle('Position',[206.25 -600 18.75 18.75], 'FaceColor',[0 0 0]);
rectangle('Position',[225 -543.75 18.75 18.75], 'FaceColor',[0 0 0]);
rectangle('Position',[243.75 -543.75 18.75 18.75], 'FaceColor',[0 0 0]);
rectangle('Position',[225 -562.5 18.75 18.75], 'FaceColor',[1 1 1]);
rectangle('Position',[243.75 -562.5 18.75 18.75], 'FaceColor',[1 1 1]);
rectangle('Position',[262.5 -543.75 18.75 18.75], 'FaceColor',[0 0 0]);
rectangle('Position',[281.25 -543.75 18.75 18.75], 'FaceColor',[1 1 1]);
rectangle('Position',[262.5 -562.5 18.75 18.75], 'FaceColor',[1 1 1]);
rectangle('Position',[281.25 -562.5 18.75 18.75], 'FaceColor',[1 1 1]);
rectangle('Position',[225 -581.25 18.75 18.75], 'FaceColor',[1 1 1]);
rectangle('Position',[243.75 -581.25 18.75 18.75], 'FaceColor',[1 1 1]);
rectangle('Position',[225 -600 18.75 18.75], 'FaceColor',[0 0 0]);
rectangle('Position',[243.75 -600 18.75 18.75], 'FaceColor',[0 0 0]);
rectangle('Position',[262.5 -581.25 18.75 18.75], 'FaceColor',[1 1 1]);
rectangle('Position',[281.25 -581.25 18.75 18.75], 'FaceColor',[1 1 1]);
rectangle('Position',[262.5 -600 18.75 18.75], 'FaceColor',[0 0 0]);
rectangle('Position',[281.25 -600 18.75 18.75], 'FaceColor',[0 0 0]);
rectangle('Position',[337.5 -318.75 18.75 18.75], 'FaceColor',[0 0 0]);
rectangle('Position',[356.25 -318.75 18.75 18.75], 'FaceColor',[0 0 0]);
rectangle('Position',[337.5 -337.5 18.75 18.75], 'FaceColor',[0 0 0]);
rectangle('Position',[356.25 -337.5 18.75 18.75], 'FaceColor',[1 1 1]);
rectangle('Position',[337.5 -356.25 18.75 18.75], 'FaceColor',[0 0 0]);
rectangle('Position',[356.25 -356.25 18.75 18.75], 'FaceColor',[1 1 1]);
rectangle('Position',[337.5 -375 18.75 18.75], 'FaceColor',[0 0 0]);
rectangle('Position',[356.25 -375 18.75 18.75], 'FaceColor',[1 1 1]);
rectangle('Position',[375 -318.75 18.75 18.75], 'FaceColor',[0 0 0]);
rectangle('Position',[393.75 -318.75 18.75 18.75], 'FaceColor',[1 1 1]);
rectangle('Position',[375 -337.5 18.75 18.75], 'FaceColor',[1 1 1]);
rectangle('Position',[393.75 -337.5 18.75 18.75], 'FaceColor',[1 1 1]);
rectangle('Position',[300 -393.75 18.75 18.75], 'FaceColor',[0 0 0]);
rectangle('Position',[318.75 -393.75 18.75 18.75], 'FaceColor',[0 0 0]);
rectangle('Position',[300 -412.5 18.75 18.75], 'FaceColor',[1 1 1]);
rectangle('Position',[318.75 -412.5 18.75 18.75], 'FaceColor',[1 1 1]);
rectangle('Position',[337.5 -393.75 18.75 18.75], 'FaceColor',[0 0 0]);
rectangle('Position',[356.25 -393.75 18.75 18.75], 'FaceColor',[1 1 1]);
rectangle('Position',[337.5 -412.5 18.75 18.75], 'FaceColor',[1 1 1]);
rectangle('Position',[356.25 -412.5 18.75 18.75], 'FaceColor',[1 1 1]);
rectangle('Position',[525 -318.75 18.75 18.75], 'FaceColor',[1 1 1]);
rectangle('Position',[543.75 -318.75 18.75 18.75], 'FaceColor',[0 0 0]);
rectangle('Position',[525 -337.5 18.75 18.75], 'FaceColor',[1 1 1]);
rectangle('Position',[543.75 -337.5 18.75 18.75], 'FaceColor',[0 0 0]);
rectangle('Position',[562.5 -356.25 18.75 18.75], 'FaceColor',[1 1 1]);
rectangle('Position',[581.25 -356.25 18.75 18.75], 'FaceColor',[0 0 0]);
rectangle('Position',[562.5 -375 18.75 18.75], 'FaceColor',[1 1 1]);
rectangle('Position',[581.25 -375 18.75 18.75], 'FaceColor',[0 0 0]);
rectangle('Position',[562.5 -393.75 18.75 18.75], 'FaceColor',[1 1 1]);
rectangle('Position',[581.25 -393.75 18.75 18.75], 'FaceColor',[0 0 0]);
rectangle('Position',[562.5 -412.5 18.75 18.75], 'FaceColor',[1 1 1]);
rectangle('Position',[581.25 -412.5 18.75 18.75], 'FaceColor',[0 0 0]);
rectangle('Position',[300 -468.75 18.75 18.75], 'FaceColor',[0 0 0]);
rectangle('Position',[318.75 -468.75 18.75 18.75], 'FaceColor',[0 0 0]);
rectangle('Position',[300 -487.5 18.75 18.75], 'FaceColor',[1 1 1]);
rectangle('Position',[318.75 -487.5 18.75 18.75], 'FaceColor',[0 0 0]);
rectangle('Position',[300 -506.25 18.75 18.75], 'FaceColor',[1 1 1]);
rectangle('Position',[318.75 -506.25 18.75 18.75], 'FaceColor',[0 0 0]);
rectangle('Position',[300 -525 18.75 18.75], 'FaceColor',[1 1 1]);
rectangle('Position',[318.75 -525 18.75 18.75], 'FaceColor',[0 0 0]);
rectangle('Position',[375 -506.25 18.75 18.75], 'FaceColor',[1 1 1]);
rectangle('Position',[393.75 -506.25 18.75 18.75], 'FaceColor',[1 1 1]);
rectangle('Position',[375 -525 18.75 18.75], 'FaceColor',[0 0 0]);
rectangle('Position',[393.75 -525 18.75 18.75], 'FaceColor',[0 0 0]);
rectangle('Position',[412.5 -506.25 18.75 18.75], 'FaceColor',[1 1 1]);
rectangle('Position',[431.25 -506.25 18.75 18.75], 'FaceColor',[1 1 1]);
rectangle('Position',[412.5 -525 18.75 18.75], 'FaceColor',[0 0 0]);
rectangle('Position',[431.25 -525 18.75 18.75], 'FaceColor',[1 1 1]);
rectangle('Position',[300 -543.75 18.75 18.75], 'FaceColor',[1 1 1]);
rectangle('Position',[318.75 -543.75 18.75 18.75], 'FaceColor',[0 0 0]);
rectangle('Position',[300 -562.5 18.75 18.75], 'FaceColor',[1 1 1]);
rectangle('Position',[318.75 -562.5 18.75 18.75], 'FaceColor',[0 0 0]);
rectangle('Position',[300 -581.25 18.75 18.75], 'FaceColor',[1 1 1]);
rectangle('Position',[318.75 -581.25 18.75 18.75], 'FaceColor',[0 0 0]);
rectangle('Position',[300 -600 18.75 18.75], 'FaceColor',[0 0 0]);
rectangle('Position',[318.75 -600 18.75 18.75], 'FaceColor',[0 0 0]);
rectangle('Position',[375 -543.75 18.75 18.75], 'FaceColor',[0 0 0]);
rectangle('Position',[393.75 -543.75 18.75 18.75], 'FaceColor',[0 0 0]);
rectangle('Position',[375 -562.5 18.75 18.75], 'FaceColor',[1 1 1]);
rectangle('Position',[393.75 -562.5 18.75 18.75], 'FaceColor',[1 1 1]);
rectangle('Position',[412.5 -543.75 18.75 18.75], 'FaceColor',[0 0 0]);
rectangle('Position',[431.25 -543.75 18.75 18.75], 'FaceColor',[1 1 1]);
rectangle('Position',[412.5 -562.5 18.75 18.75], 'FaceColor',[1 1 1]);
rectangle('Position',[431.25 -562.5 18.75 18.75], 'FaceColor',[1 1 1]);
rectangle('Position',[375 -581.25 18.75 18.75], 'FaceColor',[1 1 1]);
rectangle('Position',[393.75 -581.25 18.75 18.75], 'FaceColor',[1 1 1]);
rectangle('Position',[375 -600 18.75 18.75], 'FaceColor',[0 0 0]);
rectangle('Position',[393.75 -600 18.75 18.75], 'FaceColor',[0 0 0]);
rectangle('Position',[412.5 -581.25 18.75 18.75], 'FaceColor',[1 1 1]);
rectangle('Position',[431.25 -581.25 18.75 18.75], 'FaceColor',[1 1 1]);
rectangle('Position',[412.5 -600 18.75 18.75], 'FaceColor',[0 0 0]);
rectangle('Position',[431.25 -600 18.75 18.75], 'FaceColor',[0 0 0]);
rectangle('Position',[450 -468.75 18.75 18.75], 'FaceColor',[0 0 0]);
rectangle('Position',[468.75 -468.75 18.75 18.75], 'FaceColor',[0 0 0]);
rectangle('Position',[450 -487.5 18.75 18.75], 'FaceColor',[1 1 1]);
rectangle('Position',[468.75 -487.5 18.75 18.75], 'FaceColor',[1 1 1]);
rectangle('Position',[525 -468.75 18.75 18.75], 'FaceColor',[0 0 0]);
rectangle('Position',[543.75 -468.75 18.75 18.75], 'FaceColor',[0 0 0]);
rectangle('Position',[525 -487.5 18.75 18.75], 'FaceColor',[1 1 1]);
rectangle('Position',[543.75 -487.5 18.75 18.75], 'FaceColor',[1 1 1]);
rectangle('Position',[562.5 -468.75 18.75 18.75], 'FaceColor',[0 0 0]);
rectangle('Position',[581.25 -468.75 18.75 18.75], 'FaceColor',[0 0 0]);
rectangle('Position',[562.5 -487.5 18.75 18.75], 'FaceColor',[1 1 1]);
rectangle('Position',[581.25 -487.5 18.75 18.75], 'FaceColor',[0 0 0]);
rectangle('Position',[562.5 -506.25 18.75 18.75], 'FaceColor',[1 1 1]);
rectangle('Position',[581.25 -506.25 18.75 18.75], 'FaceColor',[0 0 0]);
rectangle('Position',[562.5 -525 18.75 18.75], 'FaceColor',[1 1 1]);
rectangle('Position',[581.25 -525 18.75 18.75], 'FaceColor',[0 0 0]);
rectangle('Position',[487.5 -543.75 18.75 18.75], 'FaceColor',[0 0 0]);
rectangle('Position',[506.25 -543.75 18.75 18.75], 'FaceColor',[0 0 0]);
rectangle('Position',[487.5 -562.5 18.75 18.75], 'FaceColor',[1 1 1]);
rectangle('Position',[506.25 -562.5 18.75 18.75], 'FaceColor',[1 1 1]);
rectangle('Position',[450 -581.25 18.75 18.75], 'FaceColor',[1 1 1]);
rectangle('Position',[468.75 -581.25 18.75 18.75], 'FaceColor',[1 1 1]);
rectangle('Position',[450 -600 18.75 18.75], 'FaceColor',[0 0 0]);
rectangle('Position',[468.75 -600 18.75 18.75], 'FaceColor',[0 0 0]);
rectangle('Position',[487.5 -581.25 18.75 18.75], 'FaceColor',[1 1 1]);
rectangle('Position',[506.25 -581.25 18.75 18.75], 'FaceColor',[1 1 1]);
rectangle('Position',[487.5 -600 18.75 18.75], 'FaceColor',[0 0 0]);
rectangle('Position',[506.25 -600 18.75 18.75], 'FaceColor',[0 0 0]);
rectangle('Position',[562.5 -543.75 18.75 18.75], 'FaceColor',[1 1 1]);
rectangle('Position',[581.25 -543.75 18.75 18.75], 'FaceColor',[0 0 0]);
rectangle('Position',[562.5 -562.5 18.75 18.75], 'FaceColor',[1 1 1]);
rectangle('Position',[581.25 -562.5 18.75 18.75], 'FaceColor',[0 0 0]);
rectangle('Position',[525 -581.25 18.75 18.75], 'FaceColor',[1 1 1]);
rectangle('Position',[543.75 -581.25 18.75 18.75], 'FaceColor',[1 1 1]);
rectangle('Position',[525 -600 18.75 18.75], 'FaceColor',[0 0 0]);
rectangle('Position',[543.75 -600 18.75 18.75], 'FaceColor',[0 0 0]);
rectangle('Position',[562.5 -581.25 18.75 18.75], 'FaceColor',[1 1 1]);
rectangle('Position',[581.25 -581.25 18.75 18.75], 'FaceColor',[0 0 0]);
rectangle('Position',[562.5 -600 18.75 18.75], 'FaceColor',[0 0 0]);
rectangle('Position',[581.25 -600 18.75 18.75], 'FaceColor',[0 0 0]);
X=[560,525,506.25,487.5,487.5,450,420,375,356.25,337.5,318.75,300,300,262.5,225,187.5,150,112.5,112.5,112.5,112.5,112.5,93.75,75,40,40];
Y=[-560,-555,-547.5,-543.75,-525,-487.5,-450,-412.5,-412.5,-412.5,-405,-393.75,-375,-337.5,-300,-262.5,-225,-187.5,-150,-131.25,-112.5,-93.75,-75,-75,-40,-40];
hold on;
plot(X,Y,'r');
plot(X,Y,'bo');
legend('2212.5','Location','southoutside');
